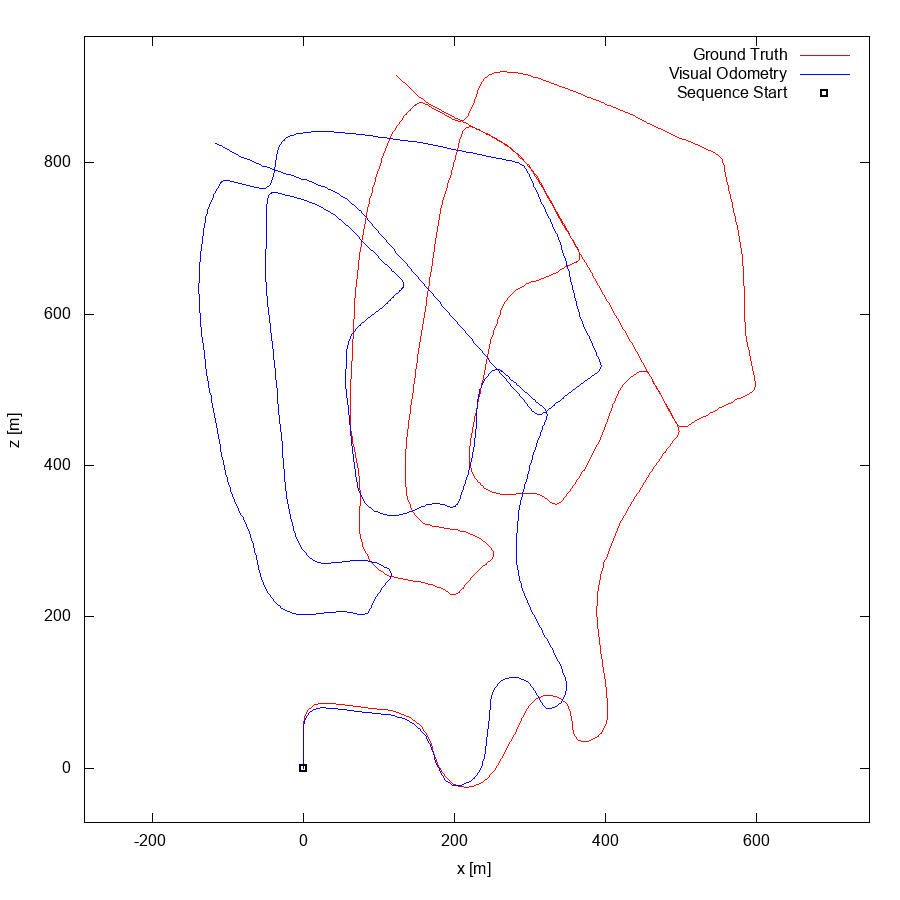

This figure's gnuplot source:
set term postscript eps enhanced color
set output "02.eps"
set size ratio -1
set xrange [-290:749]
set yrange [-72:967]
set xlabel "x [m]"
set ylabel "z [m]"
plot "02.txt" using 1:2 lc rgb "#FF0000" title 'Ground Truth' w lines,"02.txt" using 3:4 lc rgb "#0000FF" title 'Visual Odometry' w lines,"< head -1 02.txt" using 1:2 lc rgb "#000000" pt 4 ps 1 lw 2 title 'Sequence Start' w points
